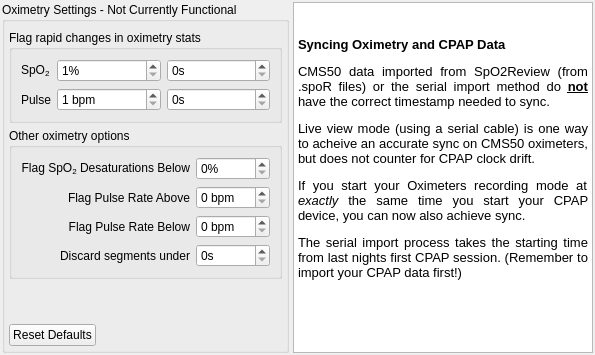
            <widget class="QWidget" name="oximetryTab">
             <attribute name="title">
              <string>Oximetry</string>
             </attribute>
             <layout class="QHBoxLayout" name="horizontalLayout_12">
              <property name="spacing">
               <number>4</number>
              </property>
              <property name="leftMargin">
               <number>2</number>
              </property>
              <property name="topMargin">
               <number>2</number>
              </property>
              <property name="rightMargin">
               <number>2</number>
              </property>
              <property name="bottomMargin">
               <number>2</number>
              </property>
              <item>
               <widget class="QGroupBox" name="oximetryGroupBox">
                <property name="title">
                 <string>Oximetry Settings - Not Currently Functional</string>
                </property>
                <property name="checkable">
                 <bool>false</bool>
                </property>
                <layout class="QGridLayout" name="gridLayout_2">
                 <property name="leftMargin">
                  <number>4</number>
                 </property>
                 <property name="topMargin">
                  <number>8</number>
                 </property>
                 <property name="rightMargin">
                  <number>4</number>
                 </property>
                 <property name="bottomMargin">
                  <number>4</number>
                 </property>
                 <property name="spacing">
                  <number>5</number>
                 </property>
                 <item row="2" column="0" colspan="2">
                  <widget class="QGroupBox" name="groupBox_3">
                   <property name="sizePolicy">
                    <sizepolicy hsizetype="Preferred" vsizetype="Preferred">
                     <horstretch>0</horstretch>
                     <verstretch>0</verstretch>
                    </sizepolicy>
                   </property>
                   <property name="title">
                    <string>Other oximetry options</string>
                   </property>
                   <layout class="QGridLayout" name="gridLayout_13">
                    <item row="0" column="1">
                     <widget class="QSpinBox" name="oxiDesaturationThreshold">
                      <property name="suffix">
                       <string notr="true">%</string>
                      </property>
                     </widget>
                    </item>
                    <item row="2" column="1">
                     <widget class="QSpinBox" name="flagPulseBelow">
                      <property name="suffix">
                       <string> bpm</string>
                      </property>
                     </widget>
                    </item>
                    <item row="3" column="1">
                     <widget class="QSpinBox" name="oxiDiscardThreshold">
                      <property name="toolTip">
                       <string>Small chunks of oximetry data under this amount will be discarded.</string>
                      </property>
                      <property name="suffix">
                       <string>s</string>
                      </property>
                      <property name="maximum">
                       <number>300</number>
                      </property>
                     </widget>
                    </item>
                    <item row="3" column="0">
                     <widget class="QLabel" name="label_33">
                      <property name="text">
                       <string>Discard segments under</string>
                      </property>
                      <property name="alignment">
                       <set>Qt::AlignRight|Qt::AlignTrailing|Qt::AlignVCenter</set>
                      </property>
                     </widget>
                    </item>
                    <item row="1" column="1">
                     <widget class="QSpinBox" name="flagPulseAbove">
                      <property name="suffix">
                       <string> bpm</string>
                      </property>
                      <property name="maximum">
                       <number>150</number>
                      </property>
                     </widget>
                    </item>
                    <item row="0" column="0">
                     <widget class="QLabel" name="label_52">
                      <property name="text">
                       <string>&lt;html&gt;&lt;head/&gt;&lt;body&gt;&lt;p&gt;Flag SpO&lt;span style=&quot; vertical-align:sub;&quot;&gt;2&lt;/span&gt; Desaturations Below&lt;/p&gt;&lt;/body&gt;&lt;/html&gt;</string>
                      </property>
                      <property name="alignment">
                       <set>Qt::AlignRight|Qt::AlignTrailing|Qt::AlignVCenter</set>
                      </property>
                     </widget>
                    </item>
                    <item row="2" column="0">
                     <widget class="QLabel" name="label_54">
                      <property name="text">
                       <string>Flag Pulse Rate Below</string>
                      </property>
                      <property name="alignment">
                       <set>Qt::AlignRight|Qt::AlignTrailing|Qt::AlignVCenter</set>
                      </property>
                     </widget>
                    </item>
                    <item row="1" column="0">
                     <widget class="QLabel" name="label_53">
                      <property name="text">
                       <string>Flag Pulse Rate Above</string>
                      </property>
                      <property name="alignment">
                       <set>Qt::AlignRight|Qt::AlignTrailing|Qt::AlignVCenter</set>
                      </property>
                     </widget>
                    </item>
                   </layout>
                  </widget>
                 </item>
                 <item row="1" column="0" colspan="2">
                  <widget class="QGroupBox" name="groupBox_4">
                   <property name="sizePolicy">
                    <sizepolicy hsizetype="Preferred" vsizetype="Preferred">
                     <horstretch>0</horstretch>
                     <verstretch>0</verstretch>
                    </sizepolicy>
                   </property>
                   <property name="title">
                    <string>Flag rapid changes in oximetry stats</string>
                   </property>
                   <layout class="QGridLayout" name="gridLayout_4">
                    <item row="1" column="0">
                     <widget class="QLabel" name="label_24">
                      <property name="sizePolicy">
                       <sizepolicy hsizetype="Fixed" vsizetype="Preferred">
                        <horstretch>0</horstretch>
                        <verstretch>0</verstretch>
                       </sizepolicy>
                      </property>
                      <property name="text">
                       <string notr="true">&lt;html&gt;&lt;head/&gt;&lt;body&gt;&lt;p&gt;SpO&lt;span style=&quot; vertical-align:sub;&quot;&gt;2&lt;/span&gt;&lt;/p&gt;&lt;/body&gt;&lt;/html&gt;</string>
                      </property>
                     </widget>
                    </item>
                    <item row="1" column="2">
                     <widget class="QDoubleSpinBox" name="spo2DropDuration">
                      <property name="toolTip">
                       <string>Minimum duration of drop in oxygen saturation</string>
                      </property>
                      <property name="suffix">
                       <string>s</string>
                      </property>
                      <property name="decimals">
                       <number>0</number>
                      </property>
                     </widget>
                    </item>
                    <item row="3" column="1">
                     <widget class="QDoubleSpinBox" name="pulseChange">
                      <property name="toolTip">
                       <string>Sudden change in Pulse Rate of at least this amount</string>
                      </property>
                      <property name="suffix">
                       <string> bpm</string>
                      </property>
                      <property name="decimals">
                       <number>0</number>
                      </property>
                      <property name="minimum">
                       <double>1.000000000000000</double>
                      </property>
                     </widget>
                    </item>
                    <item row="3" column="2">
                     <widget class="QDoubleSpinBox" name="pulseChangeDuration">
                      <property name="toolTip">
                       <string>Minimum duration of pulse change event.</string>
                      </property>
                      <property name="suffix">
                       <string>s</string>
                      </property>
                      <property name="decimals">
                       <number>0</number>
                      </property>
                     </widget>
                    </item>
                    <item row="3" column="0">
                     <widget class="QLabel" name="label_25">
                      <property name="sizePolicy">
                       <sizepolicy hsizetype="Fixed" vsizetype="Preferred">
                        <horstretch>0</horstretch>
                        <verstretch>0</verstretch>
                       </sizepolicy>
                      </property>
                      <property name="text">
                       <string>Pulse</string>
                      </property>
                     </widget>
                    </item>
                    <item row="1" column="1">
                     <widget class="QDoubleSpinBox" name="spo2Drop">
                      <property name="toolTip">
                       <string>Percentage drop in oxygen saturation</string>
                      </property>
                      <property name="suffix">
                       <string notr="true">%</string>
                      </property>
                      <property name="decimals">
                       <number>0</number>
                      </property>
                      <property name="minimum">
                       <double>1.000000000000000</double>
                      </property>
                     </widget>
                    </item>
                   </layout>
                  </widget>
                 </item>
                 <item row="3" column="0" colspan="2">
                  <spacer name="verticalSpacer_6">
                   <property name="orientation">
                    <enum>Qt::Vertical</enum>
                   </property>
                   <property name="sizeHint" stdset="0">
                    <size>
                     <width>20</width>
                     <height>40</height>
                    </size>
                   </property>
                  </spacer>
                 </item>
                 <item row="4" column="0">
                  <widget class="QPushButton" name="resetOxiMetryDefaults">
                   <property name="sizePolicy">
                    <sizepolicy hsizetype="Fixed" vsizetype="Minimum">
                     <horstretch>0</horstretch>
                     <verstretch>0</verstretch>
                    </sizepolicy>
                   </property>
                   <property name="text">
                    <string>Reset Defaults</string>
                   </property>
                  </widget>
                 </item>
                </layout>
               </widget>
              </item>
              <item>
               <widget class="QTextBrowser" name="textBrowser">
                <property name="sizePolicy">
                 <sizepolicy hsizetype="Expanding" vsizetype="Expanding">
                  <horstretch>0</horstretch>
                  <verstretch>0</verstretch>
                 </sizepolicy>
                </property>
                <property name="minimumSize">
                 <size>
                  <width>300</width>
                  <height>0</height>
                 </size>
                </property>
                <property name="html">
                 <string>&lt;!DOCTYPE HTML PUBLIC &quot;-//W3C//DTD HTML 4.0//EN&quot; &quot;http://www.w3.org/TR/REC-html40/strict.dtd&quot;&gt;
&lt;html&gt;&lt;head&gt;&lt;meta name=&quot;qrichtext&quot; content=&quot;1&quot; /&gt;&lt;style type=&quot;text/css&quot;&gt;
p, li { white-space: pre-wrap; }
&lt;/style&gt;&lt;/head&gt;&lt;body style=&quot; font-family:'Ubuntu'; font-size:11pt; font-weight:400; font-style:normal;&quot;&gt;
&lt;p style=&quot; margin-top:0px; margin-bottom:0px; margin-left:0px; margin-right:0px; -qt-block-indent:0; text-indent:0px;&quot;&gt; &lt;/p&gt;
&lt;p style=&quot; margin-top:12px; margin-bottom:12px; margin-left:0px; margin-right:0px; -qt-block-indent:0; text-indent:0px;&quot;&gt;&lt;span style=&quot; font-family:'Sans'; font-size:10pt; font-weight:600;&quot;&gt;Syncing Oximetry and CPAP Data&lt;/span&gt;&lt;/p&gt;
&lt;p align=&quot;justify&quot; style=&quot; margin-top:12px; margin-bottom:12px; margin-left:0px; margin-right:0px; -qt-block-indent:0; text-indent:0px;&quot;&gt;&lt;span style=&quot; font-family:'Sans'; font-size:10pt;&quot;&gt;CMS50 data imported from SpO2Review (from .spoR files) or the serial import method do &lt;/span&gt;&lt;span style=&quot; font-family:'Sans'; font-size:10pt; font-weight:600; text-decoration: underline;&quot;&gt;not&lt;/span&gt;&lt;span style=&quot; font-family:'Sans'; font-size:10pt;&quot;&gt; have the correct timestamp needed to sync.&lt;/span&gt;&lt;/p&gt;
&lt;p align=&quot;justify&quot; style=&quot; margin-top:12px; margin-bottom:12px; margin-left:0px; margin-right:0px; -qt-block-indent:0; text-indent:0px;&quot;&gt;&lt;span style=&quot; font-family:'Sans'; font-size:10pt;&quot;&gt;Live view mode (using a serial cable) is one way to acheive an accurate sync on CMS50 oximeters, but does not counter for CPAP clock drift.&lt;/span&gt;&lt;/p&gt;
&lt;p align=&quot;justify&quot; style=&quot; margin-top:12px; margin-bottom:12px; margin-left:0px; margin-right:0px; -qt-block-indent:0; text-indent:0px;&quot;&gt;&lt;span style=&quot; font-family:'Sans'; font-size:10pt;&quot;&gt;If you start your Oximeters recording mode at &lt;/span&gt;&lt;span style=&quot; font-family:'Sans'; font-size:10pt; font-style:italic;&quot;&gt;exactly &lt;/span&gt;&lt;span style=&quot; font-family:'Sans'; font-size:10pt;&quot;&gt;the same time you start your CPAP device, you can now also achieve sync. &lt;/span&gt;&lt;/p&gt;
&lt;p align=&quot;justify&quot; style=&quot; margin-top:12px; margin-bottom:12px; margin-left:0px; margin-right:0px; -qt-block-indent:0; text-indent:0px;&quot;&gt;&lt;span style=&quot; font-family:'Sans'; font-size:10pt;&quot;&gt;The serial import process takes the starting time from last nights first CPAP session. (Remember to import your CPAP data first!)&lt;/span&gt;&lt;/p&gt;&lt;/body&gt;&lt;/html&gt;</string>
                </property>
               </widget>
              </item>
             </layout>
            </widget>
